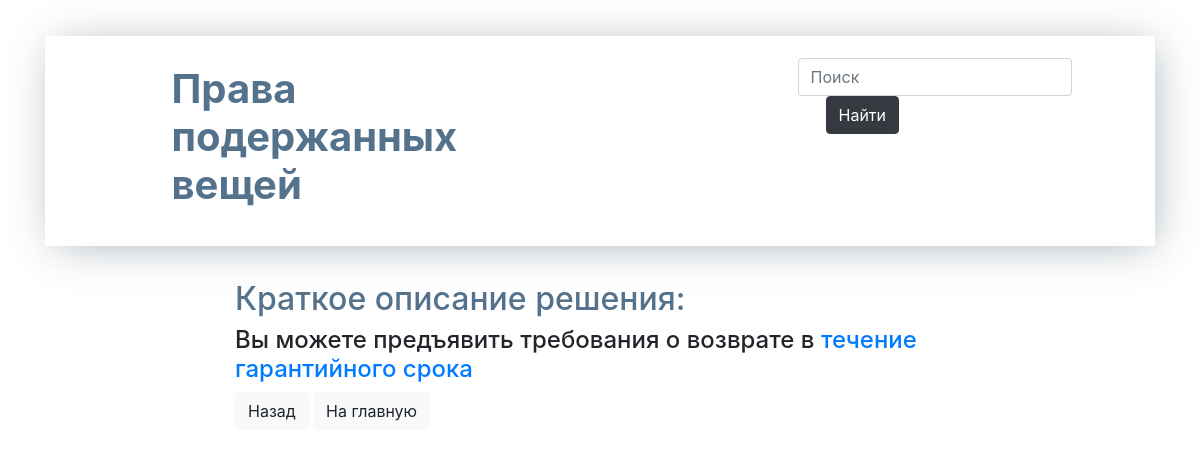
Before: /solution/19/ with the older database file.
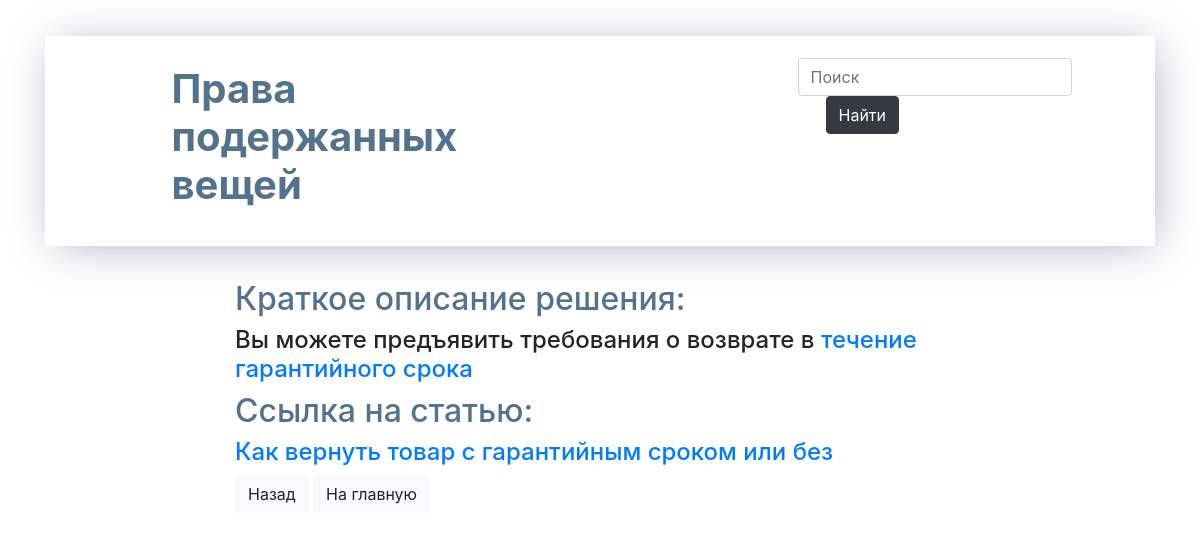
After: the same page with the newer database file.
### second_help/models.py (models this page shows, shortened)
class Solution(models.Model):
    solution_text = models.TextField(verbose_name='Краткое описание решения')
    document_template = models.FileField(storage=fs, verbose_name='Шаблон документа', null=True, blank=True)
    article = models.ForeignKey('Articles', on_delete=models.CASCADE, null=True, blank=True, verbose_name='Статья')
    class Meta:
        verbose_name = "Решение"
        verbose_name_plural = "Решения"

class Articles(models.Model):
    name = models.CharField(max_length=125, default="default_name")
    web_url = models.CharField(max_length=1024, verbose_name="Внешняя ссылка", null=True, blank=True)
    document = models.FileField(storage=fs_for_article, verbose_name="Файл документа", null=True, blank=True)
    tags = models.ManyToManyField('Tag')

### second_help/views.py (the view)
# urls.py: path('solution/<int:solution_id>/', views.show_solution, name='show_solution'),
def show_solution(request, solution_id):
    solution = Solution.objects.get(id=solution_id)
    return render(request, 'solution.html', {'solution': solution})

### templates/solution.html (shortened to what this page needs)
<!DOCTYPE html>
<html lang="ru">
<html>
<head>
    <link rel="stylesheet" href="https://cdn.jsdelivr.net/npm/bootstrap@4.3.1/dist/css/bootstrap.min.css"
>
    {% load static %}
    <link rel="stylesheet" type="text/css" href="{% static 'css/style.css' %}">
</head>
<body>
    <div class="section">
        <div class="container">
            <div class="menu">
                <div class="row">
                    <div class="col-lg-4 offset-lg-1">
                        <button class="btn" onclick="goHome()"><h1 class="text-style text-left"> <strong>Права подержанных вещей</strong></button>
                    </div>
                    <div class="col-lg-4 offset-lg-3">
                        <form class="form-inline">
                            <div class="form-group lg-7">
                                <input type="text" class="form-control" name="search" placeholder="Поиск">
                            </div>
                            <div class="form-group lg-4 offset-lg-1">
                                <button type="submit button" class="btn btn-dark">Найти</button>
                            </div>
                        </form>
                    </div>
                </div>
            </div>
            <div class="row">
                <div class="col-lg-8 offset-lg-2">
                    <h2 class="text-style">Краткое описание решения: </h2>
                    <h4>
                        {% for word in solution.solution_text.split %}
                            {% if word == "Закон_о_защите_прав_потребителей" %}
                                <a href="https://www.consultant.ru/cons/cgi/online.cgi?req=doc&base=LAW&n=454123&dst=0&edition=etD&rnd=fppXoIU5h76OSUO5#paFZoIUoMJYbeCu8">Закон о защите прав потребителей</a>
                            {% elif word == "общими_положениями" %}
                                <a href="https://www.consultant.ru/cons/cgi/online.cgi?req=doc&base=LAW&n=449455&dst=100008&cacheid=25A3B81CACA21F86D0AD0EB264F73D07&mode=splus&rnd=0HVgQQ#azaZoIUN71bkCx7P">общими положениями</a>
                            {% elif word == "течение_гарантийного_срока" %}
                                <a href="https://www.consultant.ru/document/cons_doc_LAW_305/2c9918ca490dc2eb68bb07347485443dc898183f/">течение гарантийного срока </a>
                            {% elif word == "2_года" %}
                                <a href="https://www.consultant.ru/document/cons_doc_LAW_305/2c9918ca490dc2eb68bb07347485443dc898183f/">2 года </a>
                            {% elif word == "оснований" %}
                                <a href="https://www.consultant.ru/document/cons_doc_LAW_305/76ae101b731ecc22467fd9f1f14cb9e2b8799026/">оснований </a>
                            {% elif word == "потребовать_от_изготовителя" %}
                                <a href="https://www.consultant.ru/document/cons_doc_LAW_305/872233433eef65927dd8b6d682ccb064c2201019/">потребовать от изготовителя </a>
                            {% elif word == "потребовать_" %}
                                <a href="https://www.consultant.ru/document/cons_doc_LAW_305/c771be122fddbc6e3087cbf43aa39a85a960a296/">потребовать </a>
                            {% elif word == "потребовать_от_исполнителя" %}
                                <a href="https://www.consultant.ru/document/cons_doc_LAW_305/41fd88c62c89ddba445ff85149b17a63b9679810/">потребовать от исполнителя </a>
                            {% elif word == "следующие_требования" %}
                                <a href="https://www.consultant.ru/document/cons_doc_LAW_305/41fd88c62c89ddba445ff85149b17a63b9679810/">{{ word }}</a>
                            {% elif word == "можете:" %}
                                <a href="https://www.consultant.ru/document/cons_doc_LAW_305/f190d8f6c0d4f03af399cc0efcc722d87a0f83a6/">можете:</a>
                            {% elif word == "обладающий_такими_же_свойствами." %}
                                <a href="https://www.consultant.ru/document/cons_doc_LAW_305/f190d8f6c0d4f03af399cc0efcc722d87a0f83a6/">обладающий такими же свойствами.</a>
                            {% else %}
                                {{ word }}
                            {% endif %}
                        {% endfor %}
                    </h4>
                    {% if solution.article %}
                    <h2 class="text-style"> Ссылка на статью: </h2>
                    <h4><a href="/articles/{{ solution.article.document }}"> {{ solution.article.name }}  </a></h4>
                    {% endif %}
                </div>
            </div>
            <div class="row">
                <div class="col-lg-8 offset-lg-2">
                    <button type="button" class="btn btn-light" onclick="goBack()">Назад</button>
                    <button type="button" class="btn btn-light" onclick="goHome()">На главную</button>
                </div>
            </div>
        </div>
    </div>

### static/css/style.css (style rules this page uses)
.text-style { color: #54728c; }
.text-left { text-align: left; }
.menu { margin-bottom: 3%; margin-top: 2%; -webkit-box-shadow: 4px 4px 42px -6px rgba(34, 60, 80, 0.39); -moz-box-shadow: 4px 4px 42px -6px rgba(34, 60, 80, 0.39); box-shadow: 4px 4px 42px -6px rgba(34, 60, 80, 0.39); padding: 2%; background-color: white; }
.container { margin-top: 3%; }

Changed rows visible on the page:
now on this page (row edited): Solution: article.name "Как вернуть товар с гарантийным сроком или без"
changed Solution: article_id empty → 22 (drawn)
Other visible differences:
text now shown: "Ссылка на статью:"
